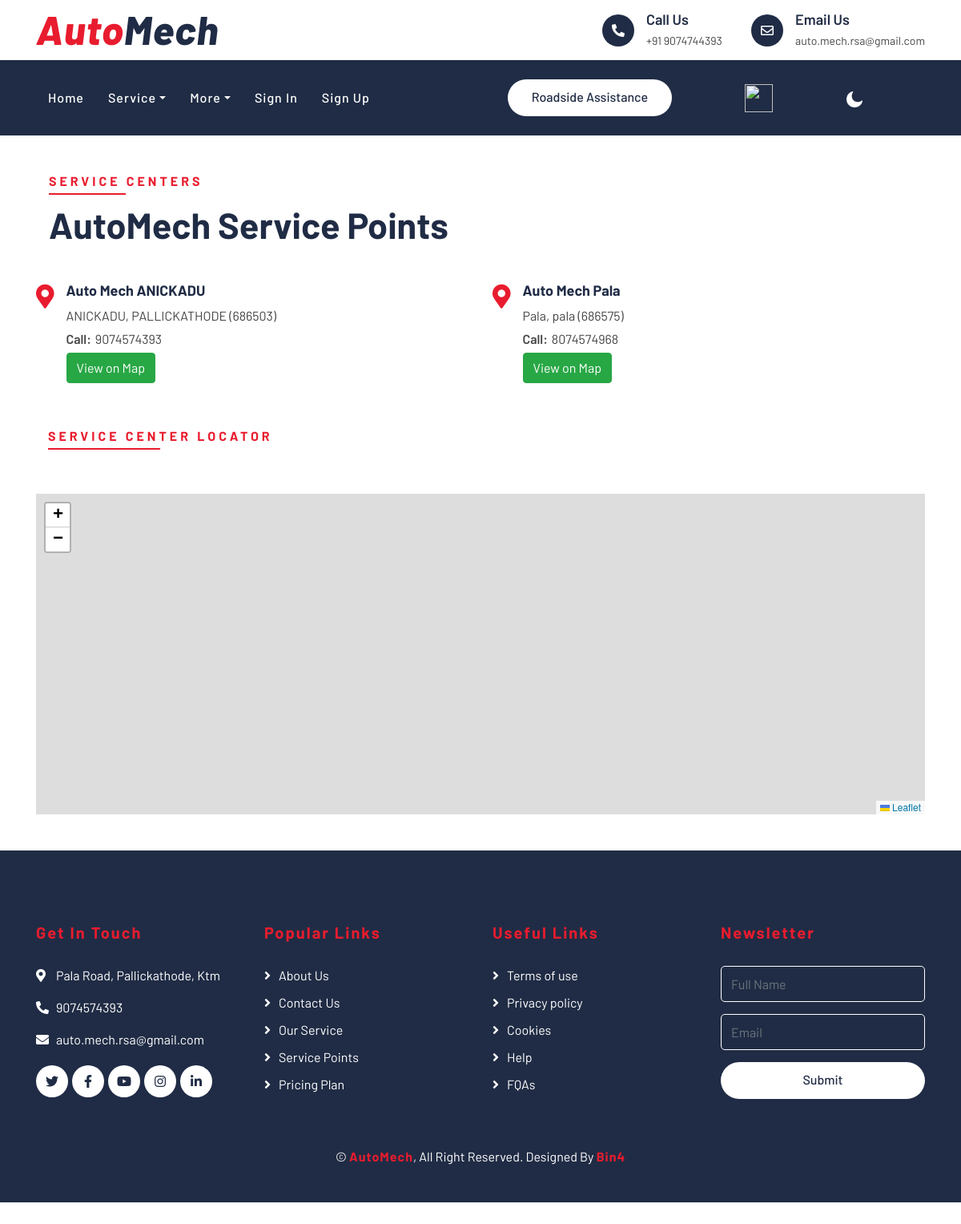
/map/, run on an earlier commit of the app's database.
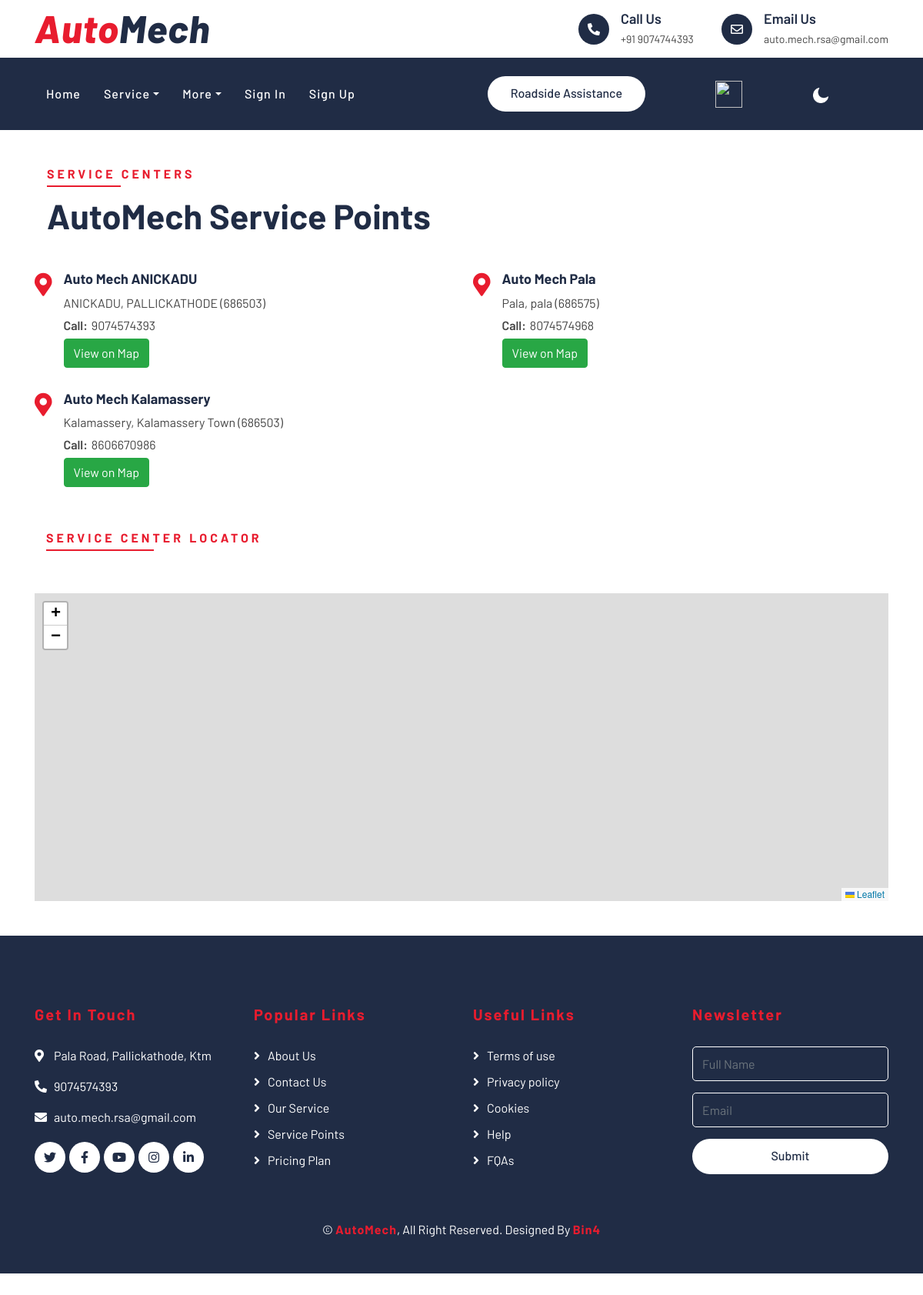
And on a later commit of the database.
### client/models.py (models this page shows, shortened)
class ServiceCenter(models.Model):
    place = models.CharField(max_length=100)
    city = models.CharField(max_length=50)
    pincode = models.CharField(max_length=6)
    phone_number = models.CharField(max_length=15)
    latitude = models.DecimalField(max_digits=9, decimal_places=6)
    longitude = models.DecimalField(max_digits=9, decimal_places=6)
    manager = models.OneToOneField(Manager, on_delete=models.SET_NULL, null=True, blank=True, unique=True)
    slug = models.SlugField(unique=True, blank=True)

### client/views.py (the view)
# urls.py: path('map/', views.map_view, name='map_view'),
def map_view(request):
    service_centers = ServiceCenter.objects.all()
    return render(request, 'client/map_view.html', {'service_centers': service_centers})

### templates/client/map_view.html (shortened to what this page needs)
{% extends 'client/base.html' %}
{%block content%}
{% load static %}
<div class="location">
    <div class="container">
        <div class="row">
            <div class="col">
                <div class="section-header text-left ml-3">
                    <p>Service Centers</p>
                    <h2>AutoMech  Service Points</h2>
                </div>
                <div class="row">
                  {% for center in service_centers %}
                  <div class="col-md-6">
                    <div class="location-item">
                        <i class="fa fa-map-marker-alt"></i>
                        <div class="location-text">
                            <h3>Auto Mech {{ center.place }}</h3>
                            <p> {{ center.place }}, {{ center.city }}
                              ({{ center.pincode }})</p>
                            <p><strong>Call:</strong>{{center.phone_number}}</p>
                            <button class="btn btn-success  show-on-map" data-lat="{{ center.latitude }}" data-lng="{{ center.longitude }}">View on Map</button>
                        </div>
                    </div>
                </div>
                {% endfor %}
            </div>
        </div>
    </div>
   <br>
    <div class="col-lg-7">
        <div class="section-header text-left">
            <p id="locate">Service Center Locator</p>
        </div>
    </div>
    <div id="map" style="height: 400px;"></div>
</div>
{%endblock%}

What changed in the data, as far as the page shows it:
added ServiceCenter: place "Kalamassery", city "Kalamassery Town", pincode "686503", phone_number "8606670986"
